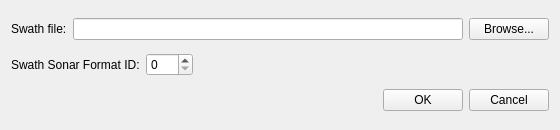
<?xml version="1.0" encoding="UTF-8"?>
<!--
  mbvelocitytool_open.ui - File > Open swath sonar data of the sound velocity tool (mbvelocitytool's
  file selection box with its "Swath Sonar Format ID" field). Loaded at runtime by
  deps/src/mbvelocitytool/mbvelocity_window.cpp.
-->
<ui version="4.0">
 <class>MbVelocityOpenDialog</class>
 <widget class="QDialog" name="MbVelocityOpenDialog">
  <property name="geometry">
   <rect><x>0</x><y>0</y><width>560</width><height>130</height></rect>
  </property>
  <property name="windowTitle">
   <string>Open Swath Sonar Data</string>
  </property>
  <layout class="QVBoxLayout" name="mainLayout">
   <item>
    <layout class="QHBoxLayout" name="fileRow">
     <item>
      <widget class="QLabel" name="fileLabel">
       <property name="text"><string>Swath file:</string></property>
      </widget>
     </item>
     <item>
      <widget class="QLineEdit" name="fileEdit">
       <property name="toolTip"><string>A swath sonar file with travel times (or one whose travel times may be estimated)</string></property>
      </widget>
     </item>
     <item>
      <widget class="QPushButton" name="browseButton">
       <property name="text"><string>Browse...</string></property>
       <property name="autoDefault"><bool>false</bool></property>
      </widget>
     </item>
    </layout>
   </item>
   <item>
    <layout class="QHBoxLayout" name="formatRow">
     <item>
      <widget class="QLabel" name="formatLabel">
       <property name="text"><string>Swath Sonar Format ID:</string></property>
      </widget>
     </item>
     <item>
      <widget class="QSpinBox" name="formatBox">
       <property name="toolTip"><string>MB-System format id of the file; guessed from the file name when one is chosen</string></property>
       <property name="minimum"><number>0</number></property>
       <property name="maximum"><number>999</number></property>
       <property name="value"><number>0</number></property>
      </widget>
     </item>
     <item>
      <spacer name="formatSpacer">
       <property name="orientation"><enum>Qt::Horizontal</enum></property>
       <property name="sizeHint" stdset="0"><size><width>20</width><height>10</height></size></property>
      </spacer>
     </item>
    </layout>
   </item>
   <item>
    <layout class="QHBoxLayout" name="buttonRow">
     <item>
      <spacer name="buttonSpacer">
       <property name="orientation"><enum>Qt::Horizontal</enum></property>
       <property name="sizeHint" stdset="0"><size><width>20</width><height>10</height></size></property>
      </spacer>
     </item>
     <item>
      <widget class="QPushButton" name="okButton">
       <property name="text"><string>OK</string></property>
       <property name="autoDefault"><bool>false</bool></property>
      </widget>
     </item>
     <item>
      <widget class="QPushButton" name="cancelButton">
       <property name="text"><string>Cancel</string></property>
       <property name="autoDefault"><bool>false</bool></property>
      </widget>
     </item>
    </layout>
   </item>
  </layout>
 </widget>
 <resources/>
 <connections/>
</ui>
